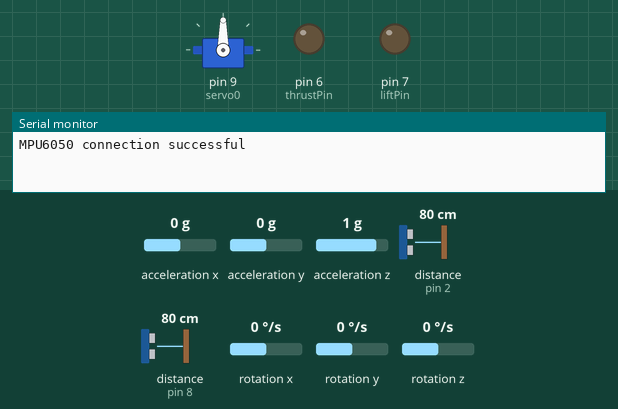
This sketch was run on a simulated Arduino Uno, built with avr-gcc and run on an emulated ATmega328P. Shown: servo, output pins drawn as LEDs (lit = HIGH), the last lines printed to the serial monitor. Wiring (inferred from the names in the program): 2 × ultrasonic range finder: trigger pin 11, echo pin 8 / trigger pin 12, echo pin 2; MPU-6050 motion sensor at I2C address 0x68. Inputs (shaded band) come from the test bench; at power-on: rotation z 0 °/s, acceleration x 0 g, acceleration y 0 g, acceleration z 1 g, distance to the obstacle (sensors on pin 2, pin 8) 80 cm, rotation x 0 °/s, rotation y 0 °/s. The echo pulse lasts 58.3 µs per cm; the sensor or clock chip raises its interrupt line as the real part does; pins used as bus, display or sensor lines are not drawn.

Above: at 0.1 s.
At 2.7 s:
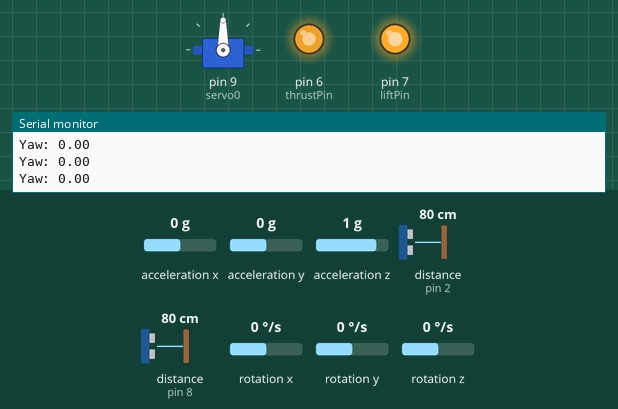
2.8 s: rotation z set to 28 °/s
At 5.2 s:
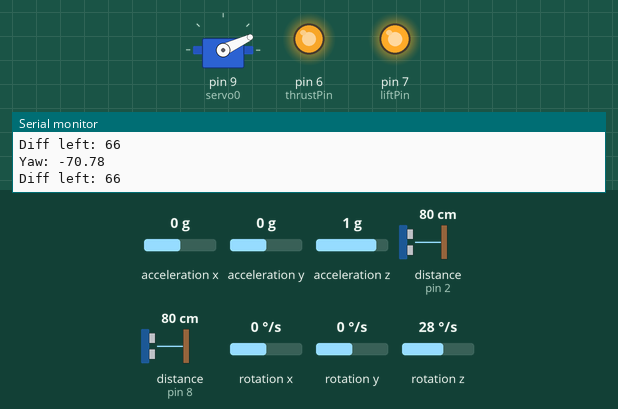
5.8 s: rotation z set to 33 °/s
7.4 s: rotation z set to -192 °/s
10.4 s: rotation z set to -100 °/s
Timing chart, 0 to 14.2 s (numbered marks = the images above; inputs shaded):
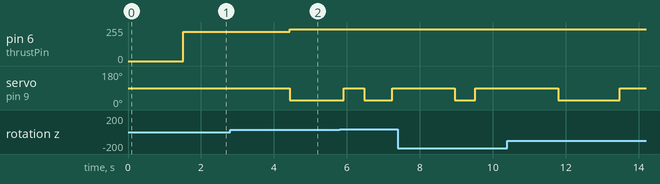

The sketch:

hovercraft.ino
```cpp
// I2Cdev and MPU6050 must be installed as libraries, or else the .cpp/.h files
// for both classes must be in the include path of your project
#include "I2Cdev.h"
#include <Servo.h>
#include "MPU6050_6Axis_MotionApps20.h"
#include "HCSR04.h"
// Arduino Wire library is required if I2Cdev I2CDEV_ARDUINO_WIRE implementation
// is used in I2Cdev.h
#if I2CDEV_IMPLEMENTATION == I2CDEV_ARDUINO_WIRE
    #include "Wire.h"
#endif
#define INTERRUPT_PIN 2

Servo servo0;
MPU6050 mpu;
void calculate_IMU_error();

// MPU control/status vars
bool dmpReady = false;  // set true if DMP init was successful
uint8_t mpuIntStatus;   // holds actual interrupt status byte from MPU
uint8_t devStatus;      // return status after each device operation (0 = success, !0 = error)
uint16_t packetSize;    // expected DMP packet size (default is 42 bytes)
uint16_t fifoCount;     // count of all bytes currently in FIFO
uint8_t fifoBuffer[64]; // FIFO storage buffer

// orientation/motion vars
Quaternion q;
VectorFloat gravity;
float ypr[3];           // [yaw, pitch, roll]   yaw/pitch/roll container and gravity vector

volatile bool mpuInterrupt = false;     // indicates whether MPU interrupt pin has gone high
void dmpDataReady() {
    mpuInterrupt = true;
}

const int MPU = 0x68; // MPU6050 I2C address
float AccX, AccY, AccZ;
float GyroX, GyroY, GyroZ;
float accAngleX, accAngleY, gyroAngleX, gyroAngleY, gyroAngleZ;
float roll, pitch, yaw;
float AccErrorX, AccErrorY, GyroErrorX, GyroErrorY, GyroErrorZ;
int c = 0;
int j = 0;
float correct;


// US SENSOR SPECIFIC
// FRONT = P10
int frontTrigPin = 12; // yellow jumper --> PB4: pin 12
int frontEchoPin = 8;// blue jumper --> PB0 : pin 8
// Right = P6
int rightTrigPin = 11; // yellow jumper --> PB3 : pin 11
int rightEchoPin = 2; // blue jumper --> PD2 : pin 2

// LEFT = P13
//int leftTrigPin = 13; // yellow jumper --> PB5 : pin 13
//int leftEchoPin = 3;// blue jumper --> PD3 : pin 3

// lift fan P17
int liftPin = 7; // PD7
// thrust fan P4
int thrustPin = 6; // PD6

UltraSonicDistanceSensor frontSensor(frontTrigPin, frontEchoPin);
UltraSonicDistanceSensor rightSensor(rightTrigPin, rightEchoPin);
//UltraSonicDistanceSensor leftSensor(leftTrigPin, leftEchoPin);


int frontSensorDistance;
int rightSensorDistance;
//int leftSensorDistance;

int turnDirection = 0; // 0=>forward --- 1=>TURN RIGHT --- 2=>TURN LEFT
int currentYaw;
int lol = 0;
const int ledPin = 13;      // activity LED pin
bool blinkState = false; // state of the LED
int counter = 0;

void setup() {
// join I2C bus (I2Cdev library doesn't do this automatically)
    #if I2CDEV_IMPLEMENTATION == I2CDEV_ARDUINO_WIRE
        Wire.begin();
        Wire.setClock(400000); // 400kHz I2C clock. Comment this line if having compilation difficulties
    #elif I2CDEV_IMPLEMENTATION == I2CDEV_BUILTIN_FASTWIRE
        Fastwire::setup(400, true);
    #endif

    pinMode(liftPin, OUTPUT);
    pinMode(thrustPin, OUTPUT);

    servo0.attach(9);


    Serial.begin(115200);
    while (!Serial);
    mpu.initialize();
    pinMode(INTERRUPT_PIN, INPUT);
    Serial.println(mpu.testConnection() ? F("MPU6050 connection successful") : F("MPU6050 connection failed"));

    devStatus = mpu.dmpInitialize();

    mpu.setXGyroOffset(220);
    mpu.setYGyroOffset(76);
    mpu.setZGyroOffset(-85);
    mpu.setZAccelOffset(1788); // 1688 factory default for my test chip

    if (devStatus == 0) {
        // Calibration Time: generate offsets and calibrate our MPU6050
        mpu.CalibrateAccel(6);
        mpu.CalibrateGyro(6);
        mpu.PrintActiveOffsets();
        // turn on the DMP, now that it's ready
        Serial.println(F("Enabling DMP..."));
        mpu.setDMPEnabled(true);

        // enable Arduino interrupt detection
        Serial.print(F("Enabling interrupt detection (Arduino external interrupt "));
        Serial.print(digitalPinToInterrupt(INTERRUPT_PIN));
        Serial.println(F(")..."));
        attachInterrupt(digitalPinToInterrupt(INTERRUPT_PIN), dmpDataReady, RISING);
        mpuIntStatus = mpu.getIntStatus();

        // set our DMP Ready flag so the main loop() function knows it's okay to use it
        Serial.println(F("DMP ready! Waiting for first interrupt..."));
        dmpReady = true;

        // get expected DMP packet size for later comparison
        packetSize = mpu.dmpGetFIFOPacketSize();
    } else {
        // ERROR!
        // 1 = initial memory load failed
        // 2 = DMP configuration updates failed
        // (if it's going to break, usually the code will be 1)
        Serial.print(F("DMP Initialization failed (code "));
        Serial.print(devStatus);
        Serial.println(F(")"));
    }
  Wire.begin();                      // Initialize comunication
  Wire.beginTransmission(MPU);       // Start communication with MPU6050 // MPU=0x68
  Wire.write(0x6B);                  // Talk to the register 6B
  Wire.write(0x00);                  // Make reset - place a 0 into the 6B register
  Wire.endTransmission(true);        //end the transmission
  calculate_IMU_error();
  delay(20);

  // COM2A1 --> clear OC2A on compare match
  // COM2B1 --> clear OC2B on compare match
  TCCR2A = (1 << COM2A1) | (1 << COM2B1) | (1 << WGM21) | (1 << WGM20); // WGM --> WaveForm Generation Mode
  // set prescaler to 64 (i.e. divide clock speed of timer 1)
  TCCR2B = (1 << CS22);

//    Wire.setWireTimeout(3000,true);
    delay(500);
    digitalWrite(liftPin, HIGH);
    analogWrite(thrustPin, 220);
}

void loop() {

  if (!dmpReady) return;
  if (mpu.dmpGetCurrentFIFOPacket(fifoBuffer)) { // Get the Latest packet
      mpu.dmpGetQuaternion(&q, fifoBuffer);
      mpu.dmpGetGravity(&gravity, &q);
      mpu.dmpGetYawPitchRoll(ypr, &q, &gravity);
      ypr[0] = ypr[0] * 180 / M_PI;
      ypr[1] = ypr[1] * 180 / M_PI;
      ypr[2] = ypr[2] * 180 / M_PI;
      if (j <= 300) {
        correct = ypr[0]; // Yaw starts at random value, so we capture last value after 300 readings
        j++;
      } else {
        ypr[0] = ypr[0] - correct;
      }
    Serial.print("Yaw: ");
    Serial.println(ypr[0]);
  }


    if(turnDirection == 1) {
      //TURN LEFT
      servo0.write(25);
      analogWrite(thrustPin, 240);
      int diff = abs(abs(ypr[0]-currentYaw)-90);
      Serial.print("Diff left: ");
      Serial.println(diff);

      if(diff > 45) {
        if (lol % 15 == 0) {
          blinkState = !blinkState;
          digitalWrite(ledPin, blinkState);
        }
      lol++;
      return;
      }
      turnDirection = 0;
      servo0.write(90);
      delay(500);

    } else if(turnDirection == 2) {
      //TURN RIGHT
      servo0.write(155);
      analogWrite(thrustPin, 240);
      int diff = abs(abs(ypr[0]-currentYaw)-90);
      Serial.print("Diff right: ");
      Serial.println(diff);

       if(diff > 45) {
        if (lol % 15 == 0) {
           blinkState = !blinkState;
          digitalWrite(ledPin, blinkState);
        }
      lol++;
        return;
      }
      turnDirection = 0;
      servo0.write(90);
      delay(500);

    } else {
      //GO STRAIGHT
      servo0.write(90);
      analogWrite(thrustPin, 220);
    }


while(lol < 5)
{
    frontSensorDistance = frontSensor.measure_distance_cm();
    rightSensorDistance = rightSensor.measure_distance_cm();
    lol++;
    delay(500);
    return;
}

    frontSensorDistance = frontSensor.measure_distance_cm();
    rightSensorDistance = rightSensor.measure_distance_cm();
//    leftSensorDistance  = leftSensor.measure_distance_cm();


     Serial.print("Front Distance: ");
     Serial.println(frontSensorDistance);

     Serial.print("Right Distance: ");
     Serial.println(rightSensorDistance);
//
//    if(turnDirection == 0 && frontSensorDistance < 100 ) {
//      analogWrite(thrustPin, 0);
//    } else {
//      analogWrite(thrustPin, 220);
//    }

    Serial.print(ypr[0]);
      if(frontSensorDistance < 50) {
        if(rightSensorDistance > 32) {
          // NEED TO TURN RIGHT
          turnDirection = 2;
          currentYaw = ypr[0];
        } else {
          // NEED TO TURN LEFT
          currentYaw = ypr[0];
          turnDirection = 1;
        }
      } else {
        turnDirection = 0;
      }


  if (lol % 15 == 0) {
    blinkState = !blinkState;
    digitalWrite(ledPin, blinkState);
  }
  lol++;
  if(lol > 1505) {
    lol = 5;
  }
}


void calculate_IMU_error() {
  // We can call this funtion in the setup section to calculate the accelerometer and gyro data error. From here we will get the error values used in the above equations printed on the Serial Monitor.
  // Note that we should place the IMU flat in order to get the proper values, so that we then can the correct values
  // Read accelerometer values 200 times
  while (c < 200) {
    Wire.beginTransmission(MPU);
    Wire.write(0x3B);
    Wire.endTransmission(false);
    Wire.requestFrom(MPU, 6, true);
    AccX = (Wire.read() << 8 | Wire.read()) / 16384.0 ;
    AccY = (Wire.read() << 8 | Wire.read()) / 16384.0 ;
    AccZ = (Wire.read() << 8 | Wire.read()) / 16384.0 ;

    // Sum all readings
    AccErrorX = AccErrorX + ((atan((AccY) / sqrt(pow((AccX), 2) + pow((AccZ), 2))) * 180 / PI));
    AccErrorY = AccErrorY + ((atan(-1 * (AccX) / sqrt(pow((AccY), 2) + pow((AccZ), 2))) * 180 / PI));
    c++;
  }
  //Divide the sum by 200 to get the error value
  AccErrorX = AccErrorX / 200;
  AccErrorY = AccErrorY / 200;
  c = 0;
  // Read gyro values 200 times
  while (c < 200) {
    Wire.beginTransmission(MPU);
    Wire.write(0x43);
    Wire.endTransmission(false);
    Wire.requestFrom(MPU, 6, true);
    GyroX = Wire.read() << 8 | Wire.read();
    GyroY = Wire.read() << 8 | Wire.read();
    GyroZ = Wire.read() << 8 | Wire.read();
    // Sum all readings
    GyroErrorX = GyroErrorX + (GyroX / 131.0);
    GyroErrorY = GyroErrorY + (GyroY / 131.0);
    GyroErrorZ = GyroErrorZ + (GyroZ / 131.0);
    c++;
  }
  //Divide the sum by 200 to get the error value
  GyroErrorX = GyroErrorX / 200;
  GyroErrorY = GyroErrorY / 200;
  GyroErrorZ = GyroErrorZ / 200;

}
```

HCSR04.cpp
```cpp
/*
  HCSR04 - Library for arduino, for HC-SR04 ultrasonic distance sensor.
  Created by Martin Sosic, June 11, 2016.
*/

#include "Arduino.h"
#include "HCSR04.h"

UltraSonicDistanceSensor::UltraSonicDistanceSensor(
        byte triggerPin, byte echoPin, unsigned short maxDistanceCm, unsigned long maxTimeoutMicroSec) {
    this->triggerPin = triggerPin;
    this->echoPin = echoPin;
    this->maxDistanceCm = maxDistanceCm;
    this->maxTimeoutMicroSec = maxTimeoutMicroSec;
    pinMode(triggerPin, OUTPUT); // 12 --> PB4
    pinMode(echoPin, INPUT);     // 8 --> PB0
}

float UltraSonicDistanceSensor::measure_distance_cm() {
    //Using the approximate formula 19.307°C results in roughly 343m/s which is the commonly used value for air.
    return measure_distance_cm(19.307);
}

float UltraSonicDistanceSensor::measure_distance_cm(float temperature) {
    unsigned long maxDistanceDurationMicroSec;

    // Make sure that trigger pin is LOW.
    digitalWrite(triggerPin, LOW); // 12 --> PB4
    _delay_us(2);
    // Hold trigger for 10 microseconds, which is signal for sensor to measure distance.
    digitalWrite(triggerPin, HIGH); // 12 --> PB4
    _delay_us(10);
    digitalWrite(triggerPin, LOW);


    float speedOfSoundInCmPerMicroSec = 0.03313 + 0.0000606 * temperature; // Cair ≈ (331.3 + 0.606 ⋅ ϑ) m/s

    // Compute max delay based on max distance with 25% margin in microseconds
    maxDistanceDurationMicroSec = 2.5 * maxDistanceCm / speedOfSoundInCmPerMicroSec;
    if (maxTimeoutMicroSec > 0) {
    	maxDistanceDurationMicroSec = min(maxDistanceDurationMicroSec, maxTimeoutMicroSec);
    }

    // Measure the length of echo signal, which is equal to the time needed for sound to go there and back.
      unsigned long durationMicroSec = pulseIn(echoPin, HIGH, maxDistanceDurationMicroSec); // can't measure beyond max distance
//    avg = avg/5;

    float distanceCm = durationMicroSec / 2.0 * speedOfSoundInCmPerMicroSec;

    return distanceCm;
}
```

HCSR04.h
```cpp
/*
  HCSR04 - Library for arduino, for HC-SR04 ultrasonic distance sensor.
  Created by Martin Sosic, June 11, 2016.
*/

#ifndef HCSR04_H
#define HCSR04_H

#include "Arduino.h"

class UltraSonicDistanceSensor {
 public:
    /**
     * @param triggerPin  Digital pin that is used for controlling sensor (output).
     * @param echoPin  Digital pin that is used to get information from sensor (input).
     * @param maxDistanceCm  Maximum distance sensor can measure, defaults to 4m for HC-SR04.
     *                       You might want to set this value if you are using different sensor than HC-SR04
     *                       or if you don't care about distances larger than whatever you will set it to
     *                       (therefore reducing time it takes for a single measurement).
     * @param maxTimeoutMicroSec  Single measurement will never take longer than whatever value you provide here.
     *   You might want to do this in order to ensure your program is never blocked for longer than some specific time,
     *   since measurements are blocking.
     *   By default, there is no limit on time (only on distance). By defining timeout, you are again limiting the distance.
     */
    UltraSonicDistanceSensor(byte triggerPin, byte echoPin, unsigned short maxDistanceCm = 400, unsigned long maxTimeoutMicroSec = 0);

    /**
     * Measures distance by sending ultrasonic waves and measuring time it takes them
     * to return.
     * @returns Distance in centimeters, or negative value if distance is greater than 400cm.
     */
    float measure_distance_cm();

    /**
     * Measures distance by sending ultrasonic waves and measuring time it takes them
     * to return. Measurement can not exceed duration calculated with maxDistanceCm or maxTimeoutMicroSec.
     * @param temperature  Temperature in degrees celsius
     * @returns Distance in centimeters, or negative value if distance is greater than 400cm.
     */
    float measure_distance_cm(float temperature);
 private:
    byte triggerPin, echoPin;
    unsigned short maxDistanceCm;
    unsigned long maxTimeoutMicroSec;
};

#endif // HCSR04_H
```
